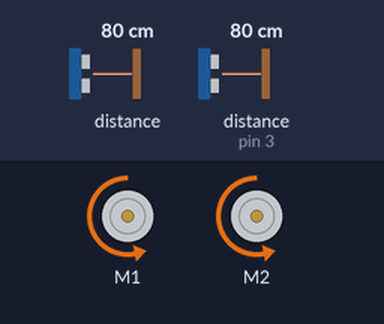
The sketch below on a simulated Arduino Uno, built with avr-gcc and run on an emulated ATmega328P. Shown: 2 × DC motor (green arrow = forward, orange = backward, longer = faster). Inputs (shaded band) come from the test bench; at power-on: distance to the obstacle (sensor on pin 3) 80 cm, distance to the obstacle 80 cm.

Above: at 2.6 s.
2.7 s: distance to the obstacle (sensor on pin 3) set to 44 cm
6.2 s: distance to the obstacle (sensor on pin 3) set to 37 cm
At 7.3 s:
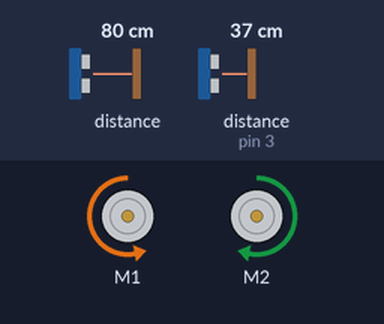
8.7 s: distance to the obstacle (sensor 0) set to 23 cm
11.2 s: distance to the obstacle (sensor 0) set to 17 cm
At 12.0 s:
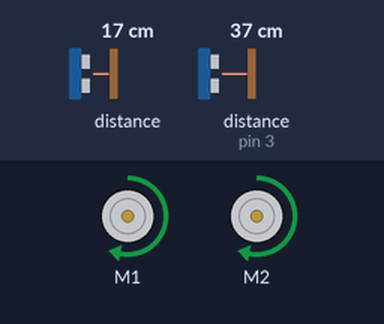
15.7 s: distance to the obstacle (sensor 0) set to 35 cm
At 16.5 s:
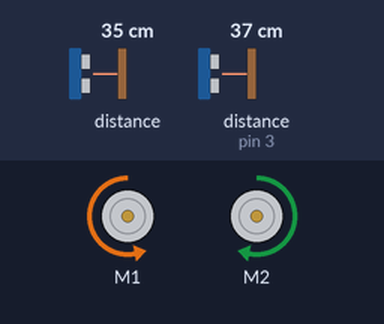
18.2 s: distance to the obstacle (sensor 0) set to 2 cm
At 18.9 s:
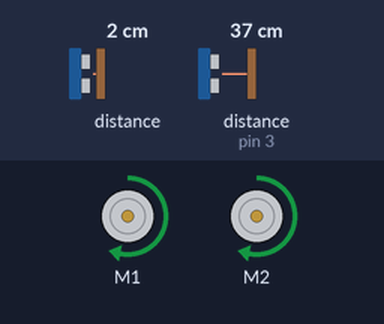
Timing chart, 0 to 23.5 s (numbered marks = the images above; inputs shaded):
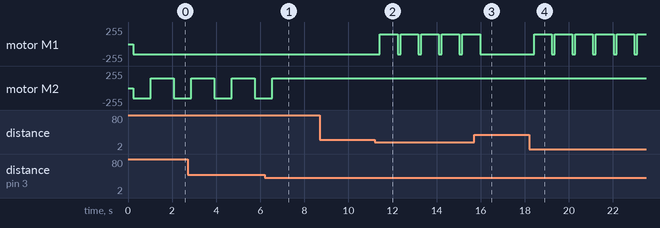

Measured:
- the behaviour switches between 41 and 40 cm on distance to the obstacle (sensor on pin 3) (found by bisection; images 0 and 1)
- the behaviour switches between 21 and 20 cm on distance to the obstacle (sensor 0) (found by bisection; images 1 and 2)
- after the input at 6.2 s, motor M2: goes on until 6.6 s, then stays forward 150/255
- after the input at 8.7 s, every drawn part: stays the same
- after the input at 11.2 s, motor M1: alternates forward 150/255 for 0.80 s and backward 150/255 for 0.14 s, starting after 0.23 s
- after the input at 15.7 s, motor M1: goes on until 16.0 s, then stays backward 150/255
- after the input at 18.2 s, motor M1: alternates forward 150/255 for 0.80 s and backward 150/255 for 0.14 s, starting after 0.22 s
- by itself, motor M2: alternates forward 150/255 for 1.0 s and backward 150/255 for 0.80 s

The sketch:

maze_pledge.ino
```cpp
#include "MeOrion.h"

#include <Wire.h>
#include <VL53L0X.h>
#include "MeOrion.h"

VL53L0X sensor;


//------------------ DC Motor section -------------------
MeDCMotor motor1(M1);
MeDCMotor motor2(M2);
uint8_t motorSpeed = 150;

//------------------ DC Motor section -------------------


//------------------ Ultrasonic sensor section -------
MeUltrasonicSensor ultraSensor(PORT_3); /* Ultrasonic module can ONLY be connected to port 3, 4, 6, 7, 8 of base shield. */
int wallDistance = 20;

//------------------ Ultrasonic sensor section -------


void setup()
{

  Serial.begin(9600);

  Wire.begin();

  sensor.init();
  sensor.setTimeout(500);

  // Start continuous back-to-back mode (take readings as
  // fast as possible).  To use continuous timed mode
  // instead, provide a desired inter-measurement period in
  // ms (e.g. sensor.startContinuous(100)).
  sensor.startContinuous(100);

}

void loop()
{

  int headDistance = sensor.readRangeContinuousMillimeters() / 10; //1cm = 10mm

  const int turnDelay = 800; //how long to wait for the rover to do a 90 degree turn
  const int nudgeDelay = 100;


  //hugTheWall(); //always stay close to the right wall

  if (turnRightAllowed()) { //can I turn right?
      delay(nudgeDelay); //initial delay to clear the corner
      turnRight(turnDelay); //yes!
      goForward();
      delay(turnDelay); //secondary delay to get into the turn
  }
  else { //no, cannot turn right
      if (headDistance > wallDistance) { //I can't turn right but can I go straight?
        //yes I can, let's go!
        goForward();
      }
      else { //no, I cannot go straight OR right, let's go left
              turnLeft(turnDelay);
              goForward();
           }
     }
     //delay(500);
}

void stopEngines() {
    motor1.run(0);
    motor2.run(0);
}

void goForward() {
  motor1.run(-motorSpeed);
  motor2.run(motorSpeed);
}

boolean turnRightAllowed() {
  int currentDistance = ultraSensor.distanceCm();
  delay(100); //wait for the ping to come back
  if (currentDistance > wallDistance*2) { //can I go right?
    return true;
  } else {
    return false;
  }
}

void turnRight(int delayValue) {
  motor1.run(-motorSpeed);
  motor2.run(-motorSpeed);
  delay(delayValue);
}

void turnLeft(int delayValue) {
  motor1.run(motorSpeed);
  motor2.run(motorSpeed);
  delay(delayValue);
}
```
